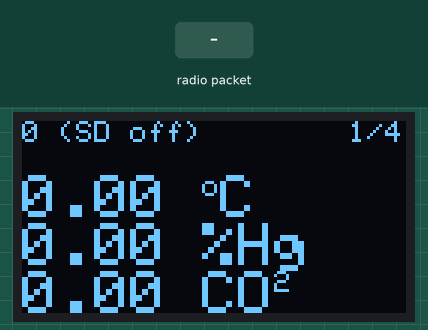
This sketch was run on a simulated Arduino Uno, built with avr-gcc and run on an emulated ATmega328P. On the bench: 128×64 one-colour display. The test bench sets the inputs (shaded band). No radio packets arrive unless stated; what the sketch prints to the serial monitor is not drawn.

Above: at 5.7 s.
5.8 s: radio packet "1" arrives
At 10.5 s:
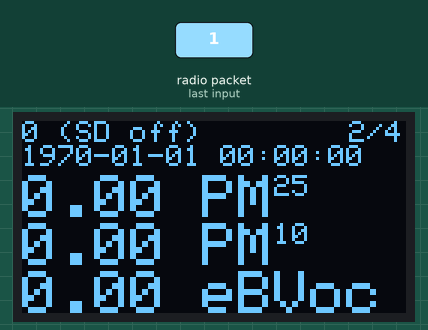
At 15.5 s:
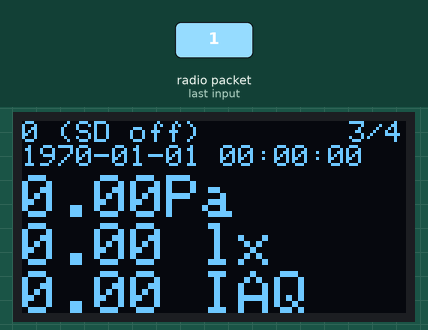
Timing chart, 0 to 17.0 s (numbered marks = the images above; inputs shaded):
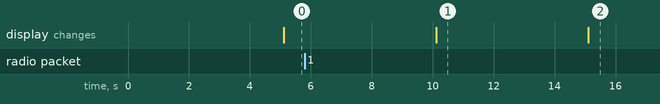

Measured:
- what the display in image 1 shows lasts 5.0 s, from 10.1 s to 15.1 s

The sketch:

lts_receiver.ino
```cpp
/**
 * Long Term Environmental Monitoring for
 * artistic projekt "Time out of Present"
 *
 * receives and displays data from lts-monitor2
 * message is a stream of bytes and contains the following values
 *
 *      0     1        2         3   4    5     6        7    8        9    10   11         12        13            14       15
 * date count latitude longitude IAQ cCO2 ebVOC pressure temp humidity PM25 PM10 brightness windspeed winddirection rainfall SD card
 *
 * @author Jürgen Buchinger
 * @version 1.4 19 Sep 2024
 *
 */

#include <SPI.h>
#include <Wire.h>
#include <Adafruit_GFX.h>
#include <Adafruit_SH110X.h>
#include <LoRa.h>
#include <TimeLib.h>

#define OLED_MOSI     10
#define OLED_CLK      8
#define OLED_DC       7
#define OLED_CS       6
#define OLED_RST      9

Adafruit_SH1106G display = Adafruit_SH1106G(128, 64,OLED_MOSI, OLED_CLK, OLED_DC, OLED_RST, OLED_CS);

/** there are three pages of values to display, we swap at each received message */
int page = 1;


/** all the values to receive */
time_t udate;
unsigned long count;
float lat=0, lon=0, iaq_=0, eco2=0, bvoc=0, pressure=0, temp=0, humidity=0, pm25=0, pm10=0, bright=0, wSpeed=0, wDirection=0, wRain=0;
float data[16];
byte Sd;
char dateString[24];

// for display rhythm
unsigned long last = 0;

void setup() {
  Serial.begin(9600);
  Serial.println("LoRa Receiver");

  // SSD1306_SWITCHCAPVCC = generate display voltage from 3.3V internally
  if(!display.begin(0, true)) {
    Serial.println(F("SSD1306 allocation failed"));
  }
  display.setTextSize(2);
  display.clearDisplay();
  display.setTextColor(SH110X_WHITE);
  display.println("LTS\nRECEIVER\nv1.4");
  display.display();

  if (!LoRa.begin(868E6)) {
    Serial.println("Starting LoRa failed!");
    display.clearDisplay();
    display.println("Starting LoRa failed!");
    display.display();
    while (1);
  }
  Serial.println("1\t2\t3\t4\t5\t6\t7\t8\t9\t10\t11\t12\t13\t14\t14");
  last = millis();
}


void loop() {
  // we will parse the packet here
  int packetSize = LoRa.parsePacket();
  if(packetSize) {    // if a packet was received
    byte bArray[4];    // to hold the data for reconversion to float
    float fValue;
    int t = 0;
    // read packet
    while(LoRa.available() >= 4 && t < 16) {
      // we will only receive 4-byte values so we read 4 bytes at once
      for(int i=0; i<4; i++) {
        bArray[i] = LoRa.read();
      }
      // Convert the byte array back to a float
      if(t==0) {  // first value is time
        memcpy(&udate, bArray, 4);
      } else if(t==1) {
        memcpy(&count, bArray, 4);
      } else {
        memcpy(&fValue, bArray, 4);
        data[t-1] = fValue;
        Serial.print(fValue);
        Serial.print("\t");
      }
      t++;
    }
    if(LoRa.available()) {
      Sd = LoRa.read();
      Serial.println(Sd);
    }
    setTime(udate);
    sprintf(dateString, "%04d-%02d-%02d %02d:%02d:%02d", year(), month(), day(), hour(), minute(), second());

    Serial.print(count);
    Serial.print(" ");
    Serial.println(dateString);
  }

  if(millis() - last > 5000) {
    last += 5000;
    displayPage();
  }
}


void displayPage() {
  // display the data
  display.clearDisplay();

  display.setCursor(109,0);
  display.setTextSize(1);
  display.print(page);
  display.print("/4");

  display.setCursor(0, 0);
  display.print(count);
  display.print(" (");
  if(Sd == 1) {
    display.print("SD 1");
  } else if(Sd == 2) {
    display.print("SD 2");
  } else {
    display.print("SD off");
  }
  display.println(")");

  display.println(dateString);

  display.setTextSize(2);
  display.setCursor(0,18);
  if(page == 1) {
    display.print(data[7]);
    display.print(" ");
    display.setTextSize(1);
    display.print("o");
    display.setTextSize(2);
    display.println("C");
    display.print(data[8]);
    display.println(" %Hg");
    display.print(data[4]);
    display.print(" CO");
    display.setTextSize(1);
    display.print("2");
    page++;
  } else if(page == 2) {
    display.print(data[9]);
    display.print(" PM");
    display.setTextSize(1);
    display.print("25");
    display.setTextSize(2);
    display.println();
    display.print(data[10]);
    display.print(" PM");
    display.setTextSize(1);
    display.print("10");
    display.setTextSize(2);
    display.println();
    display.print(data[5]);
    display.println(" eBVoc");
    page++;
  } else if(page == 3) {
    display.print(data[6]);
    display.println("Pa");
    display.print(data[11]);
    display.println(" lx");
    display.print(data[3]);
    display.println(" IAQ");
    page++;
  } else if(page == 4) {
    display.print(data[12]);
    display.println(" km/h");
    display.print(data[13]);
    display.setTextSize(1);
    display.print("o");
    display.setTextSize(2);
    display.println();
    display.print(data[14]);
    display.println(" mm");
    page = 1;
  }
  display.display();
}
```
